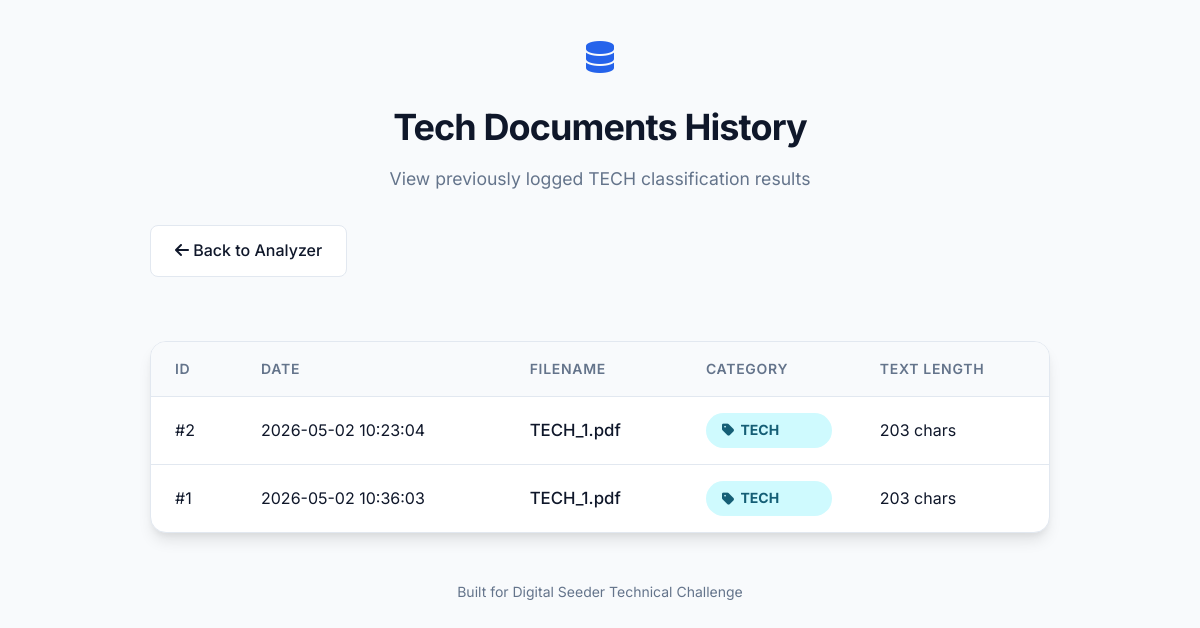
The app's page /tech-history, older data.
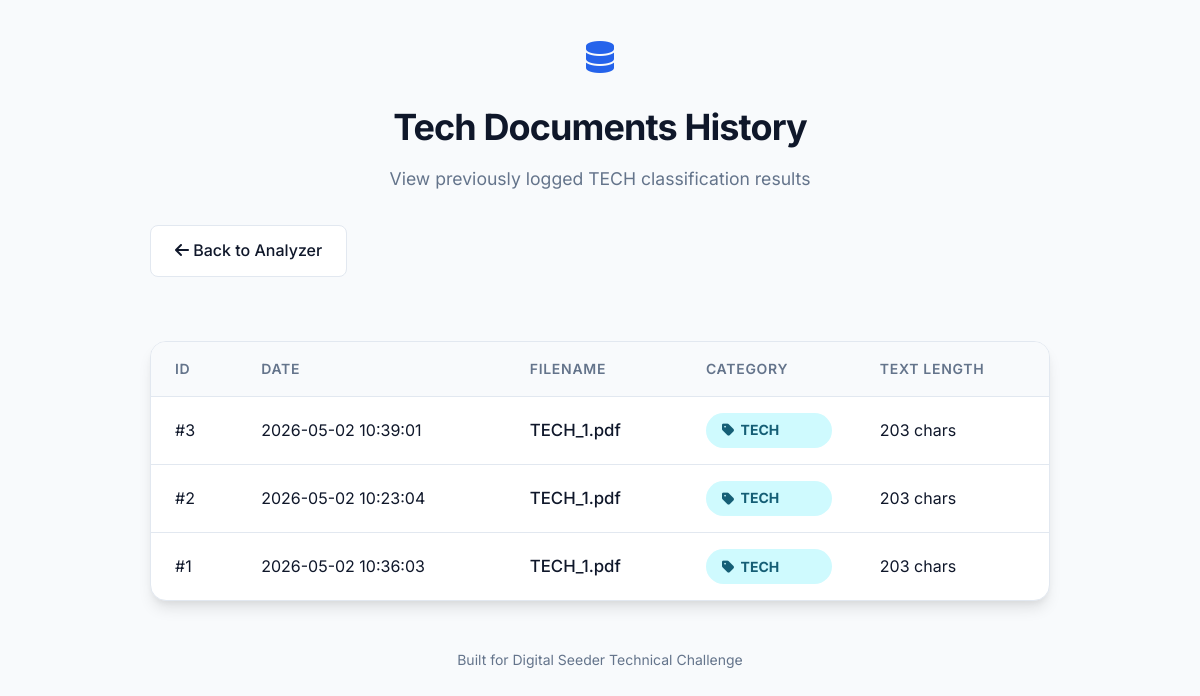
The same page, newer data.
### tables this page shows
CREATE TABLE tech_logs (
                id INTEGER PRIMARY KEY AUTOINCREMENT,
                filename TEXT NOT NULL,
                category TEXT NOT NULL,
                date TEXT NOT NULL,
                extracted_text_length INTEGER NOT NULL
            );

### app/routes.py (the view)
@bp.route('/tech-history')
def tech_history():
    from app.database import get_tech_logs
    logs = get_tech_logs(current_app)
    return render_template('tech_history.html', logs=logs)

### app/database.py (called while the page is built)
def get_db_connection(app):
    conn = sqlite3.connect(app.config['DATABASE_PATH'])
    conn.row_factory = sqlite3.Row
    return conn

def get_tech_logs(app):
    conn = get_db_connection(app)
    logs = conn.execute('SELECT * FROM tech_logs ORDER BY id DESC').fetchall()
    conn.close()
    return [dict(ix) for ix in logs]

### app/templates/tech_history.html (shortened to what this page needs)
<!DOCTYPE html>
<html lang="fr">
<head>
    <link rel="stylesheet" href="https://cdnjs.cloudflare.com/ajax/libs/font-awesome/6.4.0/css/all.min.css">
    <link rel="stylesheet" href="{{ url_for('static', filename='css/style.css') }}">
</head>
<body>
    <div class="app-container" style="max-width: 900px;">
        <header class="app-header">
            <div class="logo-icon" style="font-size: 2rem;">
                <i class="fa-solid fa-database"></i>
            </div>
            <h1>Tech Documents History</h1>
            <p>View previously logged TECH classification results</p>
        </header>
        <main class="app-main">
            <div class="header-with-back">
                <a href="{{ url_for('main.index') }}" class="btn-secondary"><i class="fa-solid fa-arrow-left"></i> Back to Analyzer</a>
            </div>
            <section class="table-container fade-in">
                <table class="history-table">
                    <thead>
                        <tr>
                            <th>ID</th>
                            <th>Date</th>
                            <th>Filename</th>
                            <th>Category</th>
                            <th>Text Length</th>
                        </tr>
                    </thead>
                    <tbody>
                        {% for log in logs %}
                        <tr>
                            <td>#{{ log.id }}</td>
                            <td>{{ log.date }}</td>
                            <td class="filename-text">{{ log.filename }}</td>
                            <td>
                                <span class="category-badge badge-{{ log.category|lower }}">
                                    <i class="fa-solid fa-tag"></i> {{ log.category }}
                                </span>
                            </td>
                            <td>{{ log.extracted_text_length }} chars</td>
                        </tr>
                        {% endfor %}
                    </tbody>
                </table>
            </section>
        </main>
        <footer class="app-footer">
            <p>Built for Digital Seeder Technical Challenge</p>
        </footer>
    </div>
</body>
</html>

### app/static/css/style.css (style rules this page uses)
:root { --color-primary: #2563EB; --color-primary-hover: #1D4ED8; --color-bg: #F8FAFC; --color-surface: #FFFFFF; --color-text-main: #0F172A; --color-text-muted: #64748B; --color-border: #E2E8F0; --badge-business-bg: #DBEAFE; --badge-business-text: #1E40AF; --badge-entertainment-bg: #F3E8FF; --badge-entertainment-text: #6B21A8; --badge-sports-bg: #DCFCE7; --badge-sports-text: #166534; --badge-tech-bg: #CFFAFE; --badge-tech-text: #155E75; --badge-politics-bg: #FFE4E6; --badge-politics-text: #9F1239; --badge-health-bg: #FEF3C7; --badge-health-text: #92400E; --badge-other-bg: #F1F5F9; --badge-other-text: #334155; --shadow-sm: 0 1px 2px 0 rgba(0, 0, 0, 0.05); --shadow-md: 0 4px 6px -1px rgba(0, 0, 0, 0.1), 0 2px 4px -1px rgba(0, 0, 0, 0.06); --shadow-lg: 0 10px 15px -3px rgba(0, 0, 0, 0.1), 0 4px 6px -2px rgba(0, 0, 0, 0.05); --radius-md: 8px; --radius-lg: 12px; --radius-xl: 16px; --transition-fast: 0.15s ease-in-out; --transition-normal: 0.3s ease-in-out; }
* { box-sizing: border-box; margin: 0; padding: 0; }
body { font-family: 'Inter', sans-serif; background-color: var(--color-bg); color: var(--color-text-main); line-height: 1.6; display: flex; justify-content: center; min-height: 100vh; padding: 2rem 1rem; }
.app-container { width: 100%; max-width: 700px; display: flex; flex-direction: column; gap: 2rem; }
.app-header { text-align: center; display: flex; flex-direction: column; align-items: center; gap: 0.5rem; }
.logo-icon { font-size: 2.5rem; color: var(--color-primary); margin-bottom: 0.5rem; }
.app-header h1 { font-size: 2.25rem; font-weight: 700; letter-spacing: -0.025em; color: var(--color-text-main); }
.app-header p { font-size: 1.1rem; color: var(--color-text-muted); }
.app-main { display: flex; flex-direction: column; gap: 2rem; }
.fade-in { animation: fadeIn 0.5s ease-in-out; }
.category-badge { padding: 0.4rem 1rem; border-radius: 9999px; font-size: 0.875rem; font-weight: 700; display: flex; align-items: center; gap: 0.4rem; }
.badge-tech { background-color: var(--badge-tech-bg); color: var(--badge-tech-text); }
.filename-text { font-weight: 500; font-size: 1.05rem; }
.btn-secondary { display: inline-block; padding: 0.75rem 1.5rem; background-color: white; border: 1px solid var(--color-border); border-radius: var(--radius-md); color: var(--color-text-main); font-weight: 500; text-decoration: none; transition: var(--transition-fast); }
.table-container { background-color: var(--color-surface); border-radius: var(--radius-xl); box-shadow: var(--shadow-lg); border: 1px solid var(--color-border); overflow: hidden; }
.history-table { width: 100%; border-collapse: collapse; }
.history-table th, .history-table td { padding: 1rem 1.5rem; text-align: left; border-bottom: 1px solid var(--color-border); }
.history-table th { background-color: #F8FAFC; font-weight: 600; color: var(--color-text-muted); font-size: 0.875rem; text-transform: uppercase; letter-spacing: 0.05em; }
.history-table tr:last-child td { border-bottom: none; }
.header-with-back { display: flex; justify-content: space-between; align-items: center; margin-bottom: 2rem; }
.app-footer { text-align: center; color: var(--color-text-muted); font-size: 0.875rem; margin-top: 1rem; }

Row changes from the older to the newer data that the page shows:
added tech_logs: id "3", date "2026-05-02 10:39:01", filename "TECH_1.pdf", category "TECH", extracted_text_length "203"
